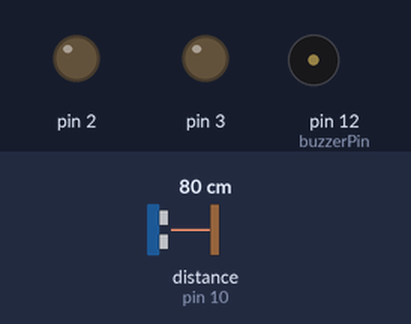
Simulated run of this sketch. Board: Arduino Uno, built with avr-gcc and run on an emulated ATmega328P. Shown: output pins drawn as LEDs (lit = HIGH), buzzer (waves = sounding). Wiring (inferred from the names in the program): ultrasonic range finder: trigger pin 9; echo pin 10. Dashed ring = blinking. The test bench sets the inputs (shaded band); at power-on: distance to the obstacle (sensor on pin 10) 80 cm. The echo pulse lasts 58.3 µs per cm; pins used as bus, display or sensor lines are not drawn; what the sketch prints to the serial monitor is not drawn.

Above: at 2.0 s.
2.1 s: distance to the obstacle (sensor on pin 10) set to 44 cm
5.6 s: distance to the obstacle (sensor on pin 10) set to 35 cm
At 6.12 s:
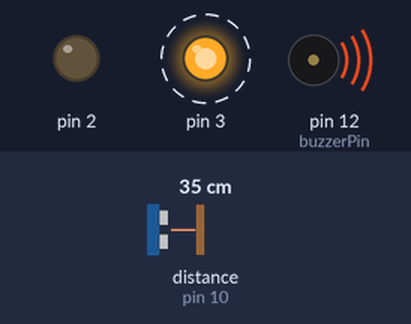
9.1 s: distance to the obstacle (sensor on pin 10) set to 60 cm
At 9.39 s:
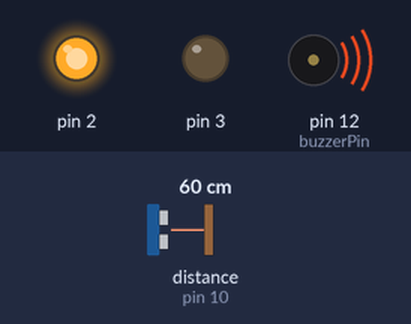
12.6 s: distance to the obstacle (sensor on pin 10) set to 2 cm
At 12.95 s:
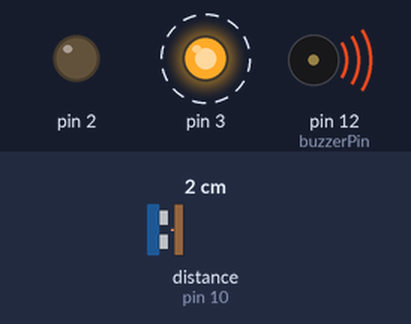
Timing chart, 0 to 17.1 s (numbered marks = the images above; inputs shaded):
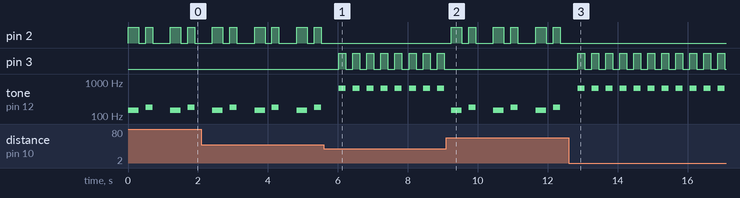

The sketch:

mainBinBuzzerBin.ino
```cpp
#define ECHOPIN 10
#define TRIGPIN 9
int pulseResult = 0;
int updatedDistance = 0;
int fullBinAt = 40;  // <=== Change this value to Update distance sensor.
int buzzerPin = 12;

void setup() {
  // SetUp for distanceSensor
  Serial.begin(9600);
  pinMode(ECHOPIN, INPUT_PULLUP);
  pinMode(TRIGPIN, OUTPUT);
  digitalWrite(ECHOPIN, HIGH);

  // SetUp for Bin State Lights
  pinMode(1, OUTPUT);
  pinMode(2, OUTPUT);
  pinMode(3, OUTPUT);

  // SetUp the Buzzer
  pinMode(buzzerPin, OUTPUT);
}

void loop() {
  // Set Green light ON
  digitalWrite(1, HIGH);

  // Read sensor and update value of 'updatedDistance' variable
  digitalWrite(TRIGPIN, LOW);
  delayMicroseconds(2);
  digitalWrite(TRIGPIN, HIGH);
  delayMicroseconds(15);
  digitalWrite(TRIGPIN, LOW);

  // Update distance base on EchoPin.
  pulseResult = pulseIn(ECHOPIN, HIGH, 26000);
  updatedDistance = pulseResult/58;

  // Loggin the updatedDistance
  Serial.println(updatedDistance);
  Serial.print(" cm");


  // Based on the distance choose Lights setUp for this Loop.
  if(updatedDistance >= fullBinAt){
      digitalWrite(3, LOW);

      digitalWrite(2, HIGH);
      tone(buzzerPin, 150);
      delay(300);
      digitalWrite(2, LOW);
      noTone(buzzerPin);
      delay(200);

      digitalWrite(2, HIGH);
      tone(buzzerPin, 180);
      delay(200);
      digitalWrite(2, LOW);
      noTone(buzzerPin);
      delay(500);

    } else {
      digitalWrite(2, LOW);

      digitalWrite(3, HIGH);
      tone(buzzerPin, 659);
      delay(200);

      digitalWrite(3, LOW);
      noTone(buzzerPin);
      delay(200);
      }

}
```

Measured:
- the behaviour switches between 41 and 40 cm on distance to the obstacle (sensor on pin 10) (found by bisection; images 0 and 1)
- after the input at 5.6 s, pin 2: stops changing and stays LOW; pin 3: alternates HIGH for 0.20 s and LOW for 0.20 s, starting after 0.42 s
- after the input at 9.1 s, pin 2: LOW → HIGH after 0.15 s, then repeats every 1.2 s: LOW 0.20 s, HIGH 0.20 s, LOW 0.50 s, HIGH 0.30 s; pin 3: stops changing and stays LOW
- after the input at 12.6 s, pin 2: stops changing and stays LOW; pin 3: alternates HIGH for 0.20 s and LOW for 0.20 s, starting after 0.26 s
- by itself, pin 2: repeats every 1.2 s: LOW 0.20 s, HIGH 0.20 s, LOW 0.50 s, HIGH 0.30 s
- by itself, tone on pin 12 (buzzerPin): alternates 659 Hz for 0.20 s and silent for 0.20 s
